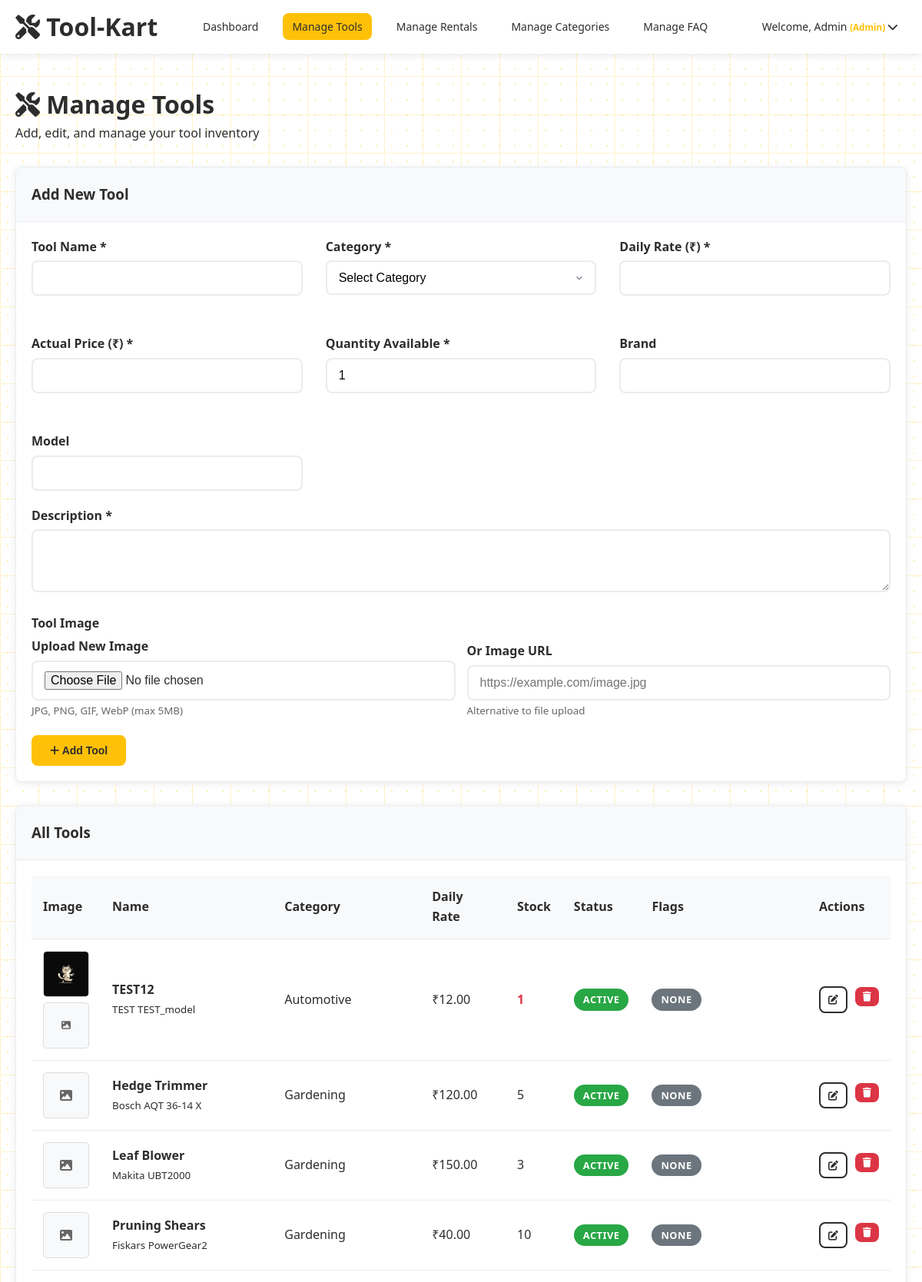
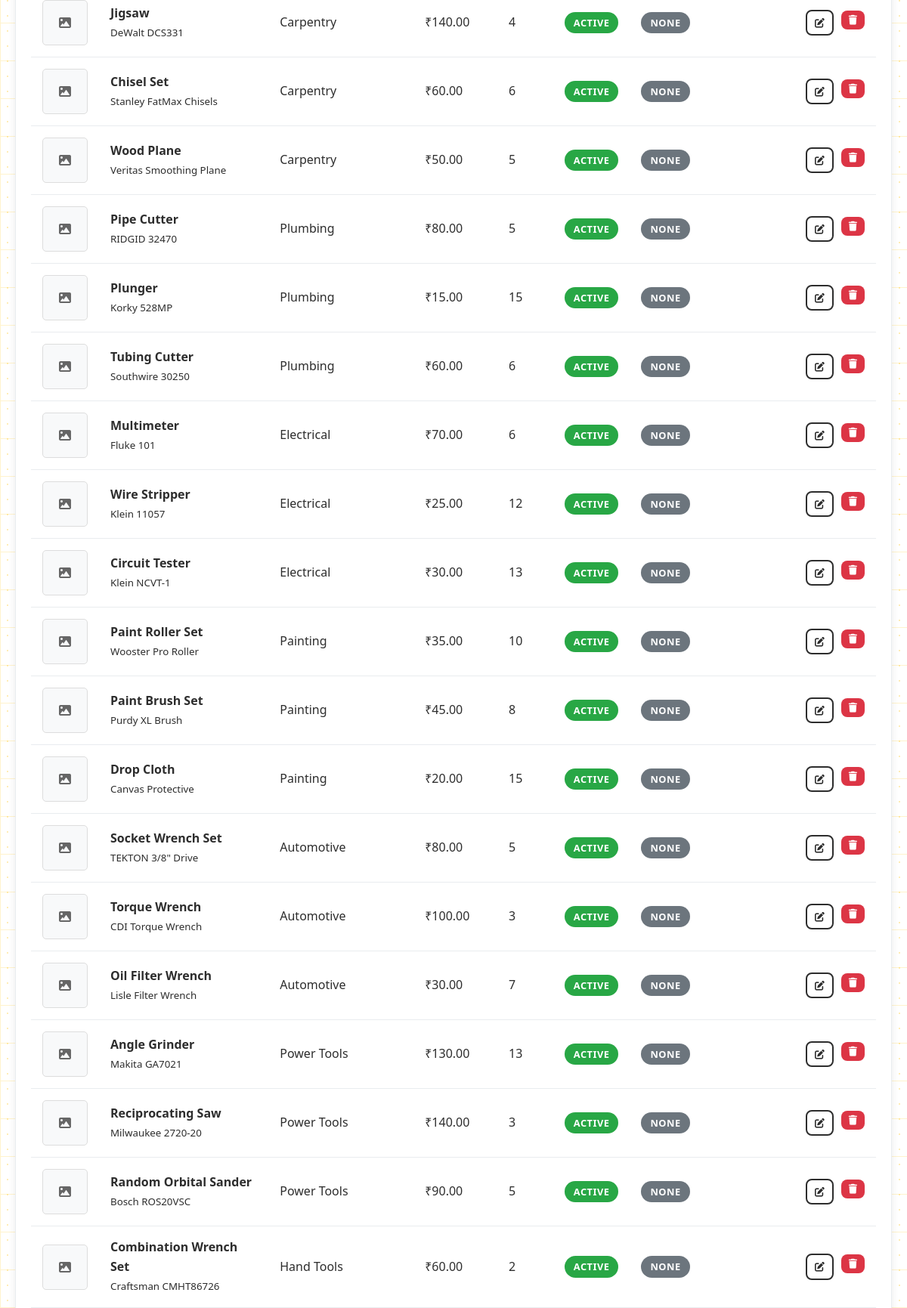
Screenshot of /admin/manage_tools.php (signed in, upper part) with the database file from the repository (2 pictures, top to bottom).
### tables this page shows
CREATE TABLE `tools` (
  `tool_id` int(11) NOT NULL,
  `name` varchar(200) NOT NULL,
  `description` text DEFAULT NULL,
  `category_id` int(11) DEFAULT NULL,
  `daily_rate` decimal(10,2) NOT NULL,
  `actual_price` decimal(10,2) NOT NULL,
  `quantity_available` int(11) DEFAULT 1,
  `brand` varchar(100) DEFAULT NULL,
  `model` varchar(100) DEFAULT NULL,
  `image_url` varchar(255) DEFAULT NULL,
  `status` enum('active','inactive','maintenance') DEFAULT 'active',
  `is_featured` tinyint(1) DEFAULT 0,
  `is_common` tinyint(1) DEFAULT 0,
  `created_at` timestamp NOT NULL DEFAULT current_timestamp(),
  `updated_at` timestamp NOT NULL DEFAULT current_timestamp() ON UPDATE current_timestamp()
);

CREATE TABLE `categories` (
  `category_id` int(11) NOT NULL,
  `category_name` varchar(100) NOT NULL,
  `description` text DEFAULT NULL,
  `created_at` timestamp NOT NULL DEFAULT current_timestamp()
);

### admin/manage_tools.php (the view, shortened to what this page needs)
<?php
require_once '../includes/db_connect.php';
$editing_tool = null;
$tools_query = "SELECT t.*, c.category_name FROM tools t
                LEFT JOIN categories c ON t.category_id = c.category_id
                ORDER BY t.created_at DESC";
$tools_result = $conn->query($tools_query);
include '../includes/header.php';
?>
<div class="container">
    <div class="main-content">
        <h1><i class="fas fa-tools"></i> Manage Tools</h1>
        <p class="mb-3">Add, edit, and manage your tool inventory</p>
        <div class="card mb-3">
            <div class="card-header">
                <h3><?php echo $editing_tool ? 'Edit Tool' : 'Add New Tool'; ?></h3>
            </div>
            <div class="card-body">
                <form method="POST" enctype="multipart/form-data">
                    <div class="grid grid-2">
                        <div class="form-group">
                            <label class="form-label" for="name">Tool Name *</label>
                            <input type="text" id="name" name="name" class="form-control"
                                   value="<?php echo $editing_tool ? htmlspecialchars($editing_tool['name']) : ''; ?>" required>
                        </div>
                        <div class="form-group">
                            <label class="form-label" for="category_id">Category *</label>
                            <select id="category_id" name="category_id" class="form-control form-select" required>
                                <option value="">Select Category</option>
                            </select>
                        </div>
                        <div class="form-group">
                            <label class="form-label" for="daily_rate">Daily Rate (₹) *</label>
                            <input type="number" id="daily_rate" name="daily_rate" class="form-control" step="0.01" min="0"
                                   value="<?php echo $editing_tool ? $editing_tool['daily_rate'] : ''; ?>" required>
                        </div>
                        <div class="form-group">
                            <label class="form-label" for="actual_price">Actual Price (₹) *</label>
                            <input type="number" id="actual_price" name="actual_price" class="form-control" step="0.01" min="0"
                                   value="<?php echo $editing_tool ? $editing_tool['actual_price'] : ''; ?>" required>
                        </div>
                        <div class="form-group">
                            <label class="form-label" for="quantity_available">Quantity Available *</label>
                            <input type="number" id="quantity_available" name="quantity_available" class="form-control" min="0"
                                   value="<?php echo $editing_tool ? $editing_tool['quantity_available'] : '1'; ?>" required>
                        </div>
                        <div class="form-group">
                            <label class="form-label" for="brand">Brand</label>
                            <input type="text" id="brand" name="brand" class="form-control"
                                   value="<?php echo $editing_tool ? htmlspecialchars($editing_tool['brand']) : ''; ?>">
                        </div>
                        <div class="form-group">
                            <label class="form-label" for="model">Model</label>
                            <input type="text" id="model" name="model" class="form-control"
                                   value="<?php echo $editing_tool ? htmlspecialchars($editing_tool['model']) : ''; ?>">
                        </div>
                    </div>
                    <div class="form-group">
                        <label class="form-label" for="description">Description *</label>
                        <textarea id="description" name="description" class="form-control" rows="3" required><?php echo $editing_tool ? htmlspecialchars($editing_tool['description']) : ''; ?></textarea>
                    </div>
                    <div class="form-group">
                        <label class="form-label">Tool Image</label>
                        <div style="display: grid; grid-template-columns: 1fr 1fr; gap: 15px; align-items: end;">
                            <div>
                                <label class="form-label" for="tool_image">Upload New Image</label>
                                <input type="file" id="tool_image" name="tool_image" class="form-control"
                                       accept="image/jpeg,image/jpg,image/png,image/gif,image/webp"
                                       onchange="previewImage(this)">
                                <small style="color: #666;">JPG, PNG, GIF, WebP (max 5MB)</small>
                            </div>
                            <div>
                                <label class="form-label" for="image_url">Or Image URL</label>
                                <input type="url" id="image_url" name="image_url" class="form-control"
                                       value="<?php echo (!$editing_tool || empty($editing_tool['image_url'])) ? '' : htmlspecialchars($editing_tool['image_url']); ?>"
                                       placeholder="https://example.com/image.jpg">
                                <small style="color: #666;">Alternative to file upload</small>
                            </div>
                        </div>
                    </div>
                    <div class="d-flex gap-2">
                        <?php if ($editing_tool): ?>
                            <button type="submit" name="update_tool" class="btn btn-primary">
                                <i class="fas fa-save"></i> Update Tool
                            </button>
                            <a href="manage_tools.php" class="btn btn-secondary">
                                <i class="fas fa-times"></i> Cancel
                            </a>
                        <?php else: ?>
                            <button type="submit" name="add_tool" class="btn btn-primary">
                                <i class="fas fa-plus"></i> Add Tool
                            </button>
                        <?php endif; ?>
                    </div>
                </form>
            </div>
        </div>
        <div class="card">
            <div class="card-header">
                <h3>All Tools</h3>
            </div>
            <div class="card-body">
                <?php if ($tools_result->num_rows > 0): ?>
                    <div style="overflow-x: auto;">
                        <table class="table">
                            <thead>
                                <tr>
                                    <th>Image</th>
                                    <th>Name</th>
                                    <th>Category</th>
                                    <th>Daily Rate</th>
                                    <th>Stock</th>
                                    <th>Status</th>
                                    <th>Flags</th>
                                    <th>Actions</th>
                                </tr>
                            </thead>
                            <tbody>
                                <?php while ($tool = $tools_result->fetch_assoc()): ?>
                                    <tr>
                                        <td>
                                            <?php if (!empty($tool['image_url'])): ?>
                                                <img src="../<?php echo htmlspecialchars($tool['image_url']); ?>"
                                                     alt="<?php echo htmlspecialchars($tool['name']); ?>"
                                                     style="width: 60px; height: 60px; object-fit: cover; border-radius: 5px; border: 1px solid #ddd;"
                                                     onerror="this.style.display='none'; this.nextElementSibling.style.display='block';">
                                                <div style="display: none; width: 60px; height: 60px; background: #f8f9fa; border: 1px solid #ddd; border-radius: 5px; display: flex; align-items: center; justify-content: center; color: #666; font-size: 12px;">
                                                    <i class="fas fa-image"></i>
                                                </div>
                                            <?php else: ?>
                                                <div style="width: 60px; height: 60px; background: #f8f9fa; border: 1px solid #ddd; border-radius: 5px; display: flex; align-items: center; justify-content: center; color: #666;">
                                                    <i class="fas fa-image"></i>
                                                </div>
                                            <?php endif; ?>
                                        </td>
                                        <td>
                                            <strong><?php echo htmlspecialchars($tool['name']); ?></strong>
                                            <?php if ($tool['brand']): ?>
                                                <br><small><?php echo htmlspecialchars($tool['brand'] . ' ' . $tool['model']); ?></small>
                                            <?php endif; ?>
                                        </td>
                                        <td><?php echo htmlspecialchars($tool['category_name'] ?: 'Uncategorized'); ?></td>
                                        <td>₹<?php echo number_format($tool['daily_rate'], 2); ?></td>
                                        <td>
                                            <?php if ($tool['quantity_available'] <= 1): ?>
                                                <span style="color: #DC3545; font-weight: bold;">
                                                    <?php echo $tool['quantity_available']; ?>
                                                </span>
                                            <?php else: ?>
                                                <?php echo $tool['quantity_available']; ?>
                                            <?php endif; ?>
                                        </td>
                                        <td>
                                            <span class="badge badge-<?php echo $tool['status']; ?>">
                                                <?php echo ucfirst($tool['status']); ?>
                                            </span>
                                        </td>
                                        <td>
                                            <?php if (!$tool['is_featured'] && !$tool['is_common']): ?>
                                                <span class="badge badge-inactive">None</span>
                                            <?php endif; ?>
                                        </td>
                                        <td>
                                            <div class="d-flex gap-1">
                                                <a href="manage_tools.php?edit=<?php echo $tool['tool_id']; ?>" class="btn btn-secondary" style="padding: 5px 10px; font-size: 0.8rem;">
                                                    <i class="fas fa-edit"></i>
                                                </a>
                                                <form method="POST" style="display: inline;" onsubmit="return confirm('Are you sure you want to delete this tool?');">
                                                    <button type="submit" name="delete_tool" class="btn btn-danger" style="padding: 5px 10px; font-size: 0.8rem;">
                                                        <i class="fas fa-trash"></i>
                                                    </button>
                                                </form>
                                            </div>
                                        </td>
                                    </tr>
                                <?php endwhile; ?>
                            </tbody>
                        </table>
                    </div>
                <?php else: ?>
                    <p class="text-center">No tools found. Add your first tool above!</p>
                <?php endif; ?>
            </div>
        </div>
    </div>
</div>
<?php include '../includes/footer.php'; ?>

### includes/header.php (shortened to what this page needs)
<?php
$current_page = basename($_SERVER['PHP_SELF']);
?>
<!DOCTYPE html>
<html lang="en">
<head>
    <?php
    $base_path = (strpos($_SERVER['REQUEST_URI'], '/admin/') !== false) ? '../' : '';
    ?>
    <link rel="stylesheet" href="<?php echo $base_path; ?>assets/css/style.css?v=<?php echo time(); ?>">
    <link rel="stylesheet" href="https://cdnjs.cloudflare.com/ajax/libs/font-awesome/6.0.0/css/all.min.css">
</head>
<body>
    <header class="header">
        <div class="nav-container">
            <a href="<?php echo (isset($_SESSION['role']) && $_SESSION['role'] == 'admin') ? $base_path . 'admin/admin_dashboard.php' : $base_path . 'index.php'; ?>" class="logo">
                <i class="fas fa-tools"></i> Tool-Kart
            </a>
            <nav>
                <ul class="nav-menu">
                    <?php if (isset($_SESSION['role']) && $_SESSION['role'] == 'admin'): ?>
                        <li><a href="<?php echo $base_path; ?>admin/admin_dashboard.php" class="<?php echo ($current_page == 'admin_dashboard.php') ? 'active' : ''; ?>">Dashboard</a></li>
                        <li><a href="<?php echo $base_path; ?>admin/manage_tools.php" class="<?php echo ($current_page == 'manage_tools.php') ? 'active' : ''; ?>">Manage Tools</a></li>
                        <li><a href="<?php echo $base_path; ?>admin/manage_rentals.php" class="<?php echo ($current_page == 'manage_rentals.php') ? 'active' : ''; ?>">Manage Rentals</a></li>
                        <li><a href="<?php echo $base_path; ?>admin/manage_categories.php" class="<?php echo ($current_page == 'manage_categories.php') ? 'active' : ''; ?>">Manage Categories</a></li>
                        <li><a href="<?php echo $base_path; ?>admin/manage_faq.php" class="<?php echo ($current_page == 'manage_faq.php') ? 'active' : ''; ?>">Manage FAQ</a></li>
                    <?php endif; ?>
                </ul>
            </nav>
            <div class="nav-actions">
                <?php if (isset($_SESSION['user_id'])): ?>
                    <div class="d-flex align-items-center gap-3">
                    <div class="user-dropdown">
                        <span class="nav-user">
                            Welcome, <?php echo htmlspecialchars($_SESSION['first_name']); ?>
                            <?php if ($_SESSION['role'] == 'admin'): ?>
                                <small style="color: var(--accent-yellow); font-weight: bold;">(Admin)</small>
                            <?php endif; ?>
                            <i class="fas fa-chevron-down"></i>
                        </span>
                    </div>
                    </div>
                <?php else: ?>
                    <a href="<?php echo $base_path; ?>login.php" class="btn btn-secondary">Login</a>
                    <a href="<?php echo $base_path; ?>register.php" class="btn btn-primary">Register</a>
                <?php endif; ?>
            </div>
        </div>
    </header>
    <main class="main-content">

### includes/footer.php (shortened to what this page needs)
    </main>
</body>
</html>

### includes/header.php (style rules this page uses)
.user-dropdown { position: relative; display: inline-block; }
.user-dropdown .nav-user { cursor: pointer; padding: 8px 12px; border-radius: 4px; transition: background-color 0.3s; margin-top: 5px; }

### rows the page displays
tools: image_url (picture), name "TEST12", brand+model "TEST TEST_model", category.category_name "Automotive", daily_rate "12.00", quantity_available "1", status "ACTIVE", is_featured "NONE"
tools: name "Hedge Trimmer", brand+model "Bosch AQT 36-14 X", category.category_name "Gardening", daily_rate "120.00", quantity_available "5", status "ACTIVE", is_featured "NONE"
tools: name "Leaf Blower", brand+model "Makita UBT2000", category.category_name "Gardening", daily_rate "150.00", quantity_available "3", status "ACTIVE", is_featured "NONE"
tools: name "Pruning Shears", brand+model "Fiskars PowerGear2", category.category_name "Gardening", daily_rate "40.00", quantity_available "10", status "ACTIVE", is_featured "NONE"
tools: name "Jigsaw", brand+model "DeWalt DCS331", category.category_name "Carpentry", daily_rate "140.00", quantity_available "4", status "ACTIVE", is_featured "NONE"
tools: name "Chisel Set", brand+model "Stanley FatMax Chisels", category.category_name "Carpentry", daily_rate "60.00", quantity_available "6", status "ACTIVE", is_featured "NONE"
tools: name "Wood Plane", brand+model "Veritas Smoothing Plane", category.category_name "Carpentry", daily_rate "50.00", quantity_available "5", status "ACTIVE", is_featured "NONE"
tools: name "Pipe Cutter", brand+model "RIDGID 32470", category.category_name "Plumbing", daily_rate "80.00", quantity_available "5", status "ACTIVE", is_featured "NONE"
tools: name "Plunger", brand+model "Korky 528MP", category.category_name "Plumbing", daily_rate "15.00", quantity_available "15", status "ACTIVE", is_featured "NONE"
tools: name "Tubing Cutter", brand+model "Southwire 30250", category.category_name "Plumbing", daily_rate "60.00", quantity_available "6", status "ACTIVE", is_featured "NONE"
tools: name "Multimeter", brand+model "Fluke 101", category.category_name "Electrical", daily_rate "70.00", quantity_available "6", status "ACTIVE", is_featured "NONE"
tools: name "Wire Stripper", brand+model "Klein 11057", category.category_name "Electrical", daily_rate "25.00", quantity_available "12", status "ACTIVE", is_featured "NONE"
tools: name "Circuit Tester", brand+model "Klein NCVT-1", category.category_name "Electrical", daily_rate "30.00", quantity_available "13", status "ACTIVE", is_featured "NONE"
tools: name "Paint Roller Set", brand+model "Wooster Pro Roller", category.category_name "Painting", daily_rate "35.00", quantity_available "10", status "ACTIVE", is_featured "NONE"
tools: name "Paint Brush Set", brand+model "Purdy XL Brush", category.category_name "Painting", daily_rate "45.00", quantity_available "8", status "ACTIVE", is_featured "NONE"
tools: name "Drop Cloth", brand+model "Canvas Protective", category.category_name "Painting", daily_rate "20.00", quantity_available "15", status "ACTIVE", is_featured "NONE"
tools: name "Socket Wrench Set", brand+model "TEKTON 3/8\" Drive", category.category_name "Automotive", daily_rate "80.00", quantity_available "5", status "ACTIVE", is_featured "NONE"
tools: name "Torque Wrench", brand+model "CDI Torque Wrench", category.category_name "Automotive", daily_rate "100.00", quantity_available "3", status "ACTIVE", is_featured "NONE"
tools: name "Oil Filter Wrench", brand+model "Lisle Filter Wrench", category.category_name "Automotive", daily_rate "30.00", quantity_available "7", status "ACTIVE", is_featured "NONE"
tools: name "Angle Grinder", brand+model "Makita GA7021", category.category_name "Power Tools", daily_rate "130.00", quantity_available "13", status "ACTIVE", is_featured "NONE"
tools: name "Reciprocating Saw", brand+model "Milwaukee 2720-20", category.category_name "Power Tools", daily_rate "140.00", quantity_available "3", status "ACTIVE", is_featured "NONE"
tools: name "Random Orbital Sander", brand+model "Bosch ROS20VSC", category.category_name "Power Tools", daily_rate "90.00", quantity_available "5", status "ACTIVE", is_featured "NONE"
tools: name "Combination Wrench Set", brand+model "Craftsman CMHT86726", category.category_name "Hand Tools", daily_rate "60.00", quantity_available "2", status "ACTIVE", is_featured "NONE"

### other values shown
$_SESSION['first_name'] "Admin"
